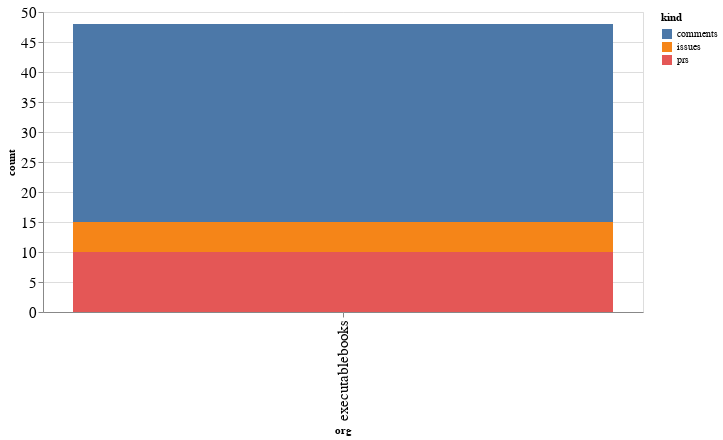

Notebook cell for this chart:
### Code cell
alt.Chart(org_summaries, width=600).mark_bar().encode(
    x='org',
    y='count',
    color='kind',
    tooltip="org"
)

### Figure 1 — Vega-Lite specification as saved in the notebook (floating-point values rounded to 4 significant figures)
{"config": {"axisLeft": {"labelFontSize": 15}, "axisBottom": {"labelFontSize": 15}}, "data": {"name": "data-de598ba403dd95eb589d49c172dfb266"}, "mark": "bar", "encoding": {"color": {"type": "nominal", "field": "kind"}, "tooltip": {"type": "nominal", "field": "org"}, "x": {"type": "nominal", "field": "org"}, "y": {"type": "quantitative", "field": "count"}}, "width": 600, "$schema": "https://vega.github.io/schema/vega-lite/v4.8.1.json", "datasets": {"data-de598ba403dd95eb589d49c172dfb266": [{"org": "executablebooks", "kind": "comments", "count": 33}, {"org": "executablebooks", "kind": "issues", "count": 5}, {"org": "executablebooks", "kind": "prs", "count": 10}]}}
